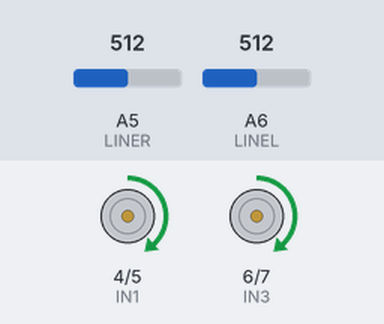
Bench run of a sketch on a simulated Arduino Nano, built with avr-gcc and run on an emulated ATmega328P. On the bench: motor-driver pin pairs drawn as motors (green arrow = first pin HIGH = forward, orange = second pin HIGH = backward, longer = more drive, scaled by the enable pin). The inputs (shaded band) are chosen by the test bench; at power-on: A5 (LINER) = 512, A6 (LINEL) = 512.

Above: at 1.2 s.
1.3 s: A5 (LINER) set to 487
At 1.6 s:
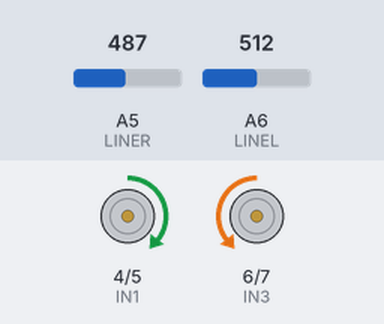
2.8 s: A5 (LINER) set to 510
At 3.9 s:
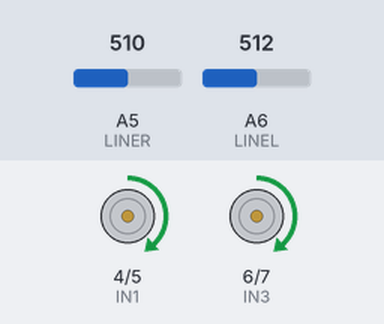
4.3 s: A6 (LINEL) set to 359
5.8 s: A6 (LINEL) set to 339
At 6.2 s:
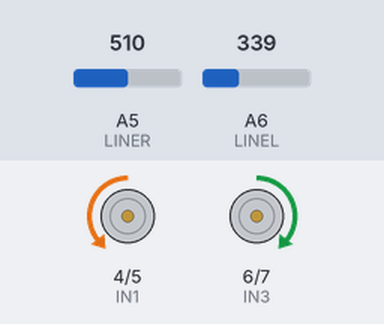
7.3 s: A6 (LINEL) set to 360
At 8.6 s:
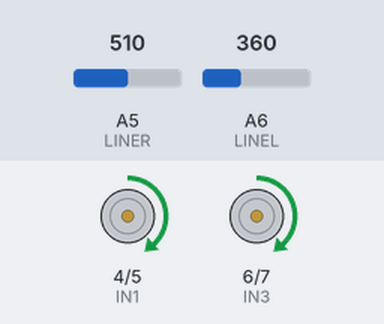
Timing chart, 0 to 9.8 s (numbered marks = the images above; inputs shaded):
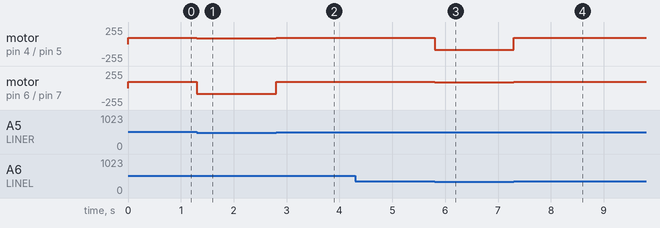

The sketch:

Finist_big_trip.ino
```cpp
#define ENA 3     // Вывод управления скоростью вращения мотора №1
#define ENB 9     // Вывод управления скоростью вращения мотора №2
#define IN1 4     // Вывод управления направлением вращения мотора №1
#define IN2 5     // Вывод управления направлением вращения мотора №1
#define IN3 6     // Вывод управления направлением вращения мотора №2
#define IN4 7     // Вывод управления направлением вращения мотора №2
#define LINEL A6  //Левый датчик линии
#define LINER A5  //Левый датчик линии
#define POT A4    //Потенциометр

#define POWERL 93
#define POWERR 93

long prevtime;  //время после предыдущего поворота
int timeDrive;  //время проезда в одну сторону. Регламентируется потенциометром
bool BoolLineL, BoolLineR, BoolLineLPrev;

void setup() {
  //Serial.begin(9600);

  pinMode(ENA, OUTPUT);
  pinMode(ENB, OUTPUT);
  pinMode(IN1, OUTPUT);
  pinMode(IN2, OUTPUT);
  pinMode(IN3, OUTPUT);
  pinMode(IN4, OUTPUT);
  pinMode(LINEL, INPUT);
  pinMode(LINER, INPUT);
  pinMode(POT, INPUT);

  digitalWrite(IN1, LOW);
  digitalWrite(IN2, LOW);
  digitalWrite(IN3, LOW);
  digitalWrite(IN4, LOW);
  prevtime = millis();
}

void driveForward() {
  digitalWrite(IN1, 1);
  digitalWrite(IN2, 0);
  digitalWrite(IN3, 1);
  digitalWrite(IN4, 0);
  analogWrite(ENA, POWERR);
  analogWrite(ENB, POWERL);
}

void Left() {
  digitalWrite(IN1, 1);
  digitalWrite(IN2, 0);
  digitalWrite(IN3, 0);
  digitalWrite(IN4, 1);
  analogWrite(ENA, POWERR-10);
  analogWrite(ENB, POWERL-10);
}

void Right() {
  digitalWrite(IN1, 0);
  digitalWrite(IN2, 1);
  digitalWrite(IN3, 1);
  digitalWrite(IN4, 0);
  analogWrite(ENA, POWERR-10);
  analogWrite(ENB, POWERL-10);
}

void LinesUpdate() {
  BoolLineLPrev = BoolLineL;
  if (analogRead(LINEL) >= 350) BoolLineL = true;  //===Left pin===
  if (analogRead(LINER) >= 500) BoolLineR = true;  //===Right pin===
  if (analogRead(LINEL) < 350) BoolLineL = false;
  if (analogRead(LINER) < 500) BoolLineR = false;
  /*
  Serial.print("Left: "); Serial.print(analogRead(LINEL));
  Serial.print(" BLeft: "); Serial.print(BoolLineL);
  Serial.print(" Right: "); Serial.print(analogRead(LINER));
  Serial.print(" BRight: "); Serial.println(BoolLineR);
  */
}

void NeedTurn() {
  while (BoolLineL == 1 or BoolLineR == 1) {
    if (BoolLineL == 1 and BoolLineR == 0) {
      Left();
    }
    if (BoolLineL == 0 and BoolLineR == 1) {
      Right();
    }
    if (BoolLineL == 1 and BoolLineR == 1) {
      driveForward();
    }
    LinesUpdate();
  }
}

void loop() {
  timeDrive = map(analogRead(POT), 0, 1023, 1500, 4000);
  LinesUpdate();

  if (millis() - prevtime < timeDrive) {  //движение робота вперёд на протяжении времени, регламентируемом потенциометром
    driveForward();
    NeedTurn();
  } else {
    NeedTurn();
    while (not(BoolLineLPrev == 1 and BoolLineL == 0)) {
      Left();
      LinesUpdate();
    }
    driveForward();
    prevtime = millis();  //робот проехал полный цикл. Обновляется
  }
}
```

Measured:
- the behaviour switches between 500 and 499 on A5 (LINER) (found by bisection; images 0 and 1)
- the behaviour switches between 350 and 349 on A6 (LINEL) (found by bisection; images 2 and 3)
- after the input at 1.3 s, motor on pin 4 (IN1) / pin 5 (IN2): forward 93/255 → forward 83/255 at once; motor on pin 6 (IN3) / pin 7 (IN4): forward 93/255 → backward 83/255 at once
- after the input at 2.8 s, motor on pin 4 (IN1) / pin 5 (IN2): forward 83/255 → forward 93/255 at once; motor on pin 6 (IN3) / pin 7 (IN4): backward 83/255 → forward 93/255 at once
- after the input at 4.3 s, every drawn part: stays the same
- after the input at 5.8 s, motor on pin 4 (IN1) / pin 5 (IN2): forward 93/255 → backward 83/255 at once; motor on pin 6 (IN3) / pin 7 (IN4): forward 93/255 → forward 83/255 at once
- after the input at 7.3 s, motor on pin 4 (IN1) / pin 5 (IN2): backward 83/255 → forward 93/255 at once; motor on pin 6 (IN3) / pin 7 (IN4): forward 83/255 → forward 93/255 at once
